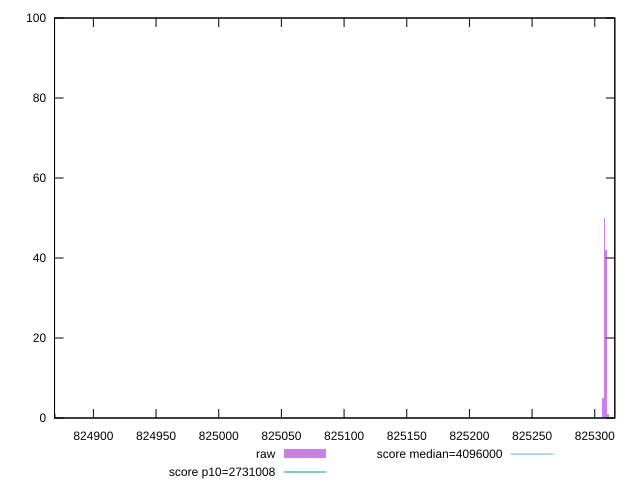

The gnuplot source for this figure:
reset

$raw <<EOF
824869.1479647066 1
825307.8387961288 50
825309.1969720775 42
825306.4806201801 5
825315.9878518209 1
825310.5551480261 1
EOF

set key outside below
set boxwidth 1.3581759486753735
set xrange [824869:825316]
set yrange [0:100]
set trange [0:100]
set style fill transparent solid 0.5 noborder

set parametric
set terminal svg size 640, 490 enhanced background rgb 'white'
set output "report_00018_2021-02-10T15-25-16.877Z/total-byte-weight/samples/pages+cached+noadtech+nomedia/raw/histogram.svg"

plot $raw title "raw" with boxes, \
     2731008,t title "score p10=2731008", \
     4096000,t title "score median=4096000"

reset
